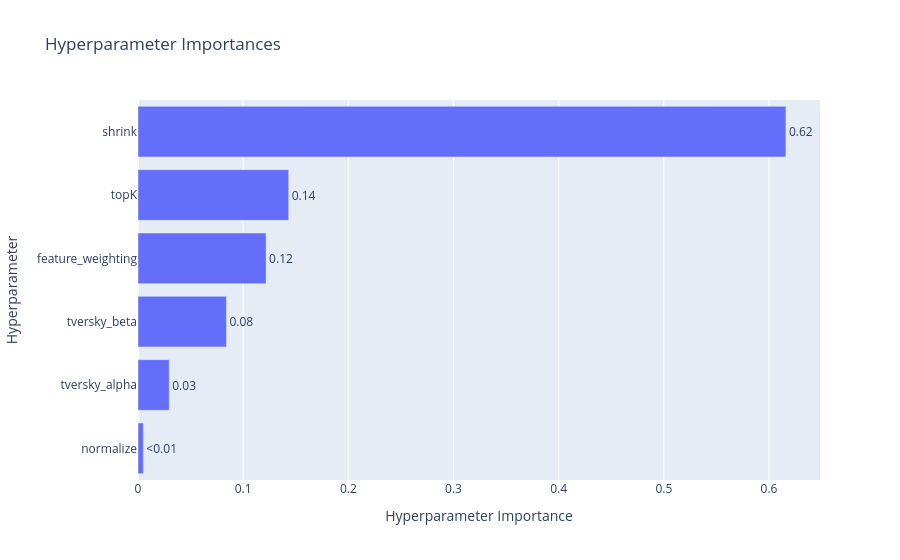

Notebook source saved alongside this figure:
### Code cell
optuna.visualization.plot_param_importances(optuna_study)

### Figure 1 — Plotly figure (JSON) as saved in the notebook; plotly's stock layout.template omitted (floating-point values rounded to 4 significant figures)
{"data": [{"cliponaxis": false, "hovertemplate": ["normalize (CategoricalDistribution): 0.005076967575492545<extra></extra>", "tversky_alpha (FloatDistribution): 0.02968308707220893<extra></extra>", "tversky_beta (FloatDistribution): 0.08409175836080716<extra></extra>", "feature_weighting (CategoricalDistribution): 0.12180184148349392<extra></extra>", "topK (IntDistribution): 0.1432878101037144<extra></extra>", "shrink (IntDistribution): 0.616058535404283<extra></extra>"], "name": "Objective Value", "orientation": "h", "text": ["<0.01", "0.03", "0.08", "0.12", "0.14", "0.62"], "textposition": "outside", "type": "bar", "x": [0.005077, 0.02968, 0.08409, 0.1218, 0.1433, 0.6161], "y": ["normalize", "tversky_alpha", "tversky_beta", "feature_weighting", "topK", "shrink"]}], "layout": {"title": {"text": "Hyperparameter Importances"}, "xaxis": {"title": {"text": "Hyperparameter Importance"}}, "yaxis": {"title": {"text": "Hyperparameter"}}}}
